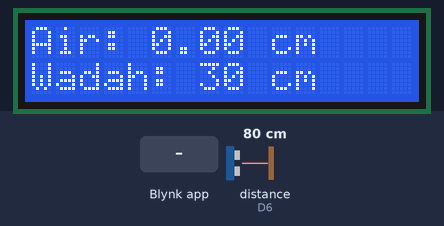
Bench run of a sketch on a simulated ESP8266 (NodeMCU). Parts: 16×2 character LCD. Wiring (inferred from the names in the program): ultrasonic range finder: trigger D5; echo D6. Inputs (shaded band) come from the test bench; at power-on: distance to the obstacle (sensor on D6) 80 cm. The echo pulse lasts 58.3 µs per cm; WiFi joins after 1.5 s; servers stay silent unless stated; what the sketch prints to the serial monitor is not drawn.

Above: at 4.5 s.
4.6 s: Blynk app writes 1 to V3
At 6.4 s:
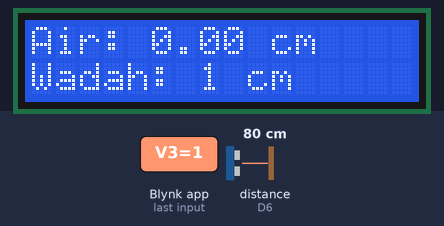
7.4 s: Blynk app writes 0 to V3
At 9.1 s:
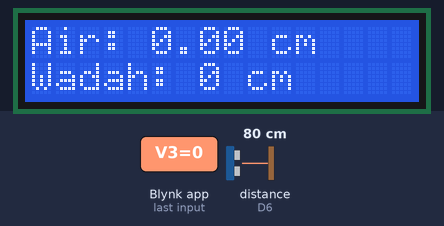
Timing chart, 0 to 10.6 s (numbered marks = the images above; inputs shaded):
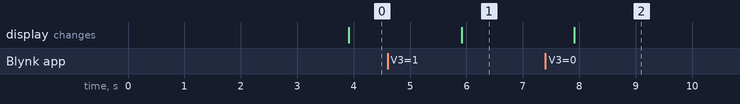

The sketch:

sensor_ketinggian_air.ino
```cpp
  #define BLYNK_TEMPLATE_ID "TMPL6zhEa1RJr"
#define BLYNK_TEMPLATE_NAME "WaterHeightSensor"
#define BLYNK_AUTH_TOKEN "9rm3x2chOaDYDqr_Kzqeus8SFgmX2idt"

#define BLYNK_PRINT Serial

#include <ESP8266WiFi.h>
#include <BlynkSimpleEsp8266.h>
#include <Wire.h>
#include <LiquidCrystal_I2C.h>

LiquidCrystal_I2C lcd(0x27, 16, 2);

// Ganti dengan data WiFi kamu
char ssid[] = "sebelah";
char pass[] = "123456789";

// Pin sensor
#define TRIG_PIN D5
#define ECHO_PIN D6

int tinggiWadah = 30; // default

BLYNK_WRITE(V3) {
  tinggiWadah = param.asInt();
  Serial.print("Tinggi wadah diubah menjadi: ");
  Serial.println(tinggiWadah);
}

BlynkTimer timer;

void kirimKetinggianAirKeBlynk() {
  long durasi;
  float jarakAir, ketinggianAir;

  digitalWrite(TRIG_PIN, LOW);
  delayMicroseconds(2);
  digitalWrite(TRIG_PIN, HIGH);
  delayMicroseconds(10);
  digitalWrite(TRIG_PIN, LOW);

  durasi = pulseIn(ECHO_PIN, HIGH);
  jarakAir = durasi * 0.034 / 2;

  ketinggianAir = tinggiWadah - jarakAir;
  if (ketinggianAir < 0) ketinggianAir = 0;
  if (ketinggianAir > tinggiWadah) ketinggianAir = tinggiWadah;

  Serial.print("Ketinggian Air: ");
  Serial.print(ketinggianAir);
  Serial.println(" cm");

  // Kirim ke Blynk (misal Virtual Pin V0)
  Blynk.virtualWrite(V4, ketinggianAir);

  lcd.clear();
  lcd.setCursor(0, 0);
  lcd.print("Air: ");
  lcd.print(ketinggianAir);
  lcd.print(" cm");

  lcd.setCursor(0, 1);
  lcd.print("Wadah: ");
  lcd.print(tinggiWadah);
  lcd.print(" cm");

}

void setup() {
  Serial.begin(115200);
  pinMode(TRIG_PIN, OUTPUT);
  pinMode(ECHO_PIN, INPUT);

  lcd.begin();
  lcd.backlight();
  lcd.setCursor(0, 0);
  lcd.print("Ketinggian Air:");


  Blynk.begin(BLYNK_AUTH_TOKEN, ssid, pass);
  timer.setInterval(2000L, kirimKetinggianAirKeBlynk); // 2 detik
}

void loop() {
  Blynk.run();
  timer.run();
}
```

Measured:
- after the input at 4.6 s, the display: changes after 1.3 s (image 1)
- after the input at 7.4 s, the display: changes after 0.51 s (image 2)
